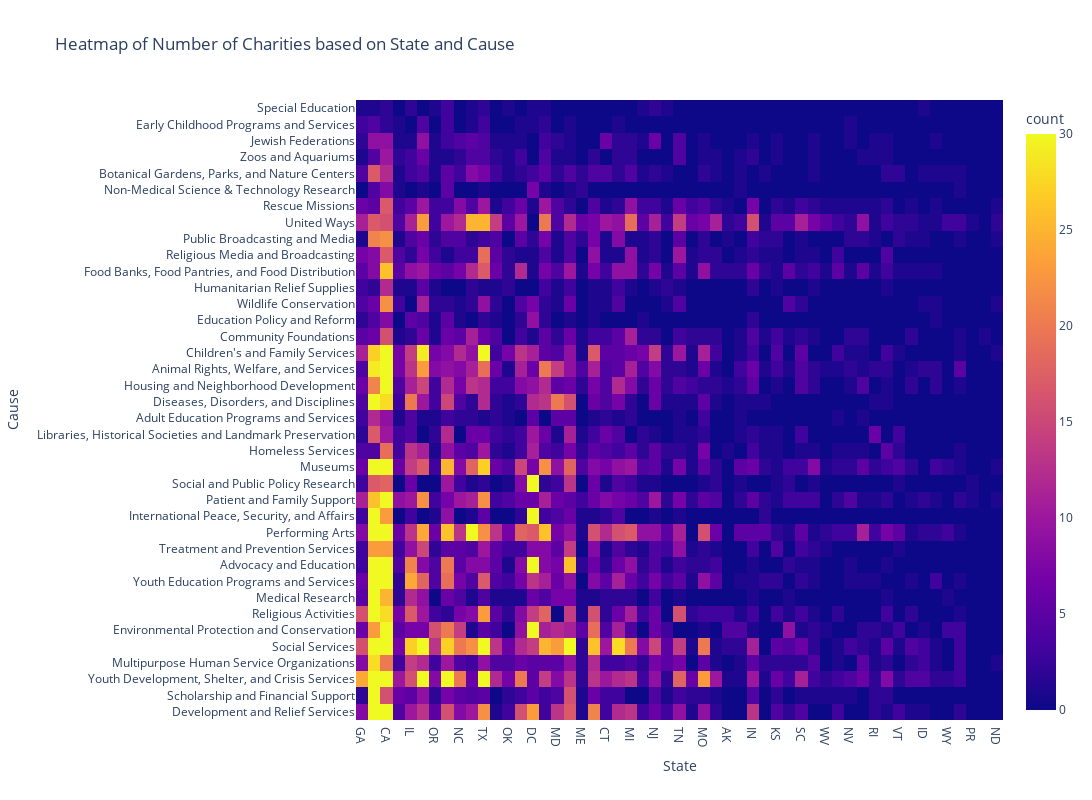

The code cell stored with this chart in its notebook:
### Code cell
px.density_heatmap(data_frame = df, x = 'State', y = 'Cause', range_color = [0,30], height = 800, width = 1300, title = 'Heatmap of Number of Charities based on State and Cause')

### Figure 1 — Plotly figure (JSON) as saved in the notebook; plotly's stock layout.template omitted (floating-point values rounded to 4 significant figures; data arrays with more than 128 entries replaced by an {"elided": "..."} marker saying what was removed)
{"data": [{"coloraxis": "coloraxis", "hovertemplate": "State=%{x}<br>Cause=%{y}<br>count=%{z}<extra></extra>", "name": "", "type": "histogram2d", "x": {"elided": "9025 str values"}, "xaxis": "x", "xbingroup": "x", "y": {"elided": "9025 str values"}, "yaxis": "y", "ybingroup": "y"}], "layout": {"coloraxis": {"cmax": 30, "cmin": 0, "colorbar": {"title": {"text": "count"}}, "colorscale": [[0, "#0d0887"], [0.1111, "#46039f"], [0.2222, "#7201a8"], [0.3333, "#9c179e"], [0.4444, "#bd3786"], [0.5556, "#d8576b"], [0.6667, "#ed7953"], [0.7778, "#fb9f3a"], [0.8889, "#fdca26"], [1, "#f0f921"]]}, "height": 800, "legend": {"tracegroupgap": 0}, "title": {"text": "Heatmap of Number of Charities based on State and Cause"}, "width": 1300, "xaxis": {"anchor": "y", "domain": [0, 1], "title": {"text": "State"}}, "yaxis": {"anchor": "x", "domain": [0, 1], "title": {"text": "Cause"}}}}
